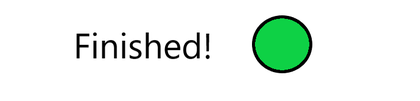
%> input picture finished.png, 420 x 101 px, shrunk from 710 x 171 before the run
$ octave --eval "result = Grey2Sobel(imread('finished.png'));"   (GNU Octave 9; MATLAB toolbox functions it lacks are replaced by stand-ins)
%> lines starting %> are read from the running program, lines starting %| are printed output that depends on the picture; in (x1, y1, x2, y2) boxes, pixels count from 0 and x2, y2 are one past the last pixel; in counts of white or black regions, pixels touching at a corner belong together; the program's own positions count from 1
### myErode.m
% Jan König (01007167)
function output = myErode(input)
% takes an image as input
% returns image eroded by a predefined structure element (se)
%
% e.g.: erodedImg = myErode(img);
%
% source: https://www.imageeprocessing.com/2012/09/image-erosion-without-using-matlab.html


% form of erosion (structure element)
se =[1 1 0];

% add padding (will be romoved later)
paddedImg = padarray(input,[0 1],1);

% create zero matrix of size input
output=false(size(input));


for i=1:size(paddedImg,1)
    for j=1:size(paddedImg,2)-2
        In=paddedImg(i,j:j+2);

        %Find the position of ones in the structuring element
        In1=find(se==1);

        %Check whether the elements in the window have the value one in the
        %same positions of the structuring element
        if(In(In1)==1)
        output(i,j)=1;
        end
    end
end
end

### Grey2Sobel.m
% Jan König (01007167)
function [sobelImage] = Grey2Sobel(greyImage)
% takes a greyscale image as input
% returns edges as detected by sobel filter
% output image will be eroded by myErode
%
% e.g.: sobelImg = Grey2Sobel(img);
%
% source: https://www.geeksforgeeks.org/matlab-image-edge-detection-using-sobel-operator-from-scratch/

% convert image to double
greyImage = double(greyImage);

% pre-allocate the output matrix with zeros
sobelImage = zeros(size(greyImage));

% create Masks
Mx = [-1 0 1; -2 0 2; -1 0 1];
My = [-1 -2 -1; 0 0 0; 1 2 1];

% iterate over image
for i = 1:size(greyImage, 1) - 2
    for j = 1:size(greyImage, 2) - 2

        % Gradient approximations
        Gx = sum(sum(Mx.*greyImage(i:i+2, j:j+2)));
        Gy = sum(sum(My.*greyImage(i:i+2, j:j+2)));

        % Calculate magnitude of vector
        sobelImage(i+1, j+1) = sqrt(Gx.^2 + Gy.^2);
    end
end
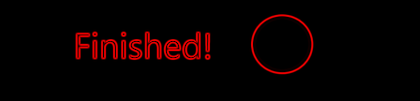
%> sobelImage: size 101x420x3 double; mean R, G, B 42.8, 0, 0; drawn with min black and max white

% convert double Image to uint8
sobelImage = uint8(sobelImage);
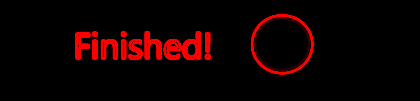
%> sobelImage: size 101x420x3 uint8; mean R, G, B 16.5, 0, 0

% thresholding on sobelImage
thresholdValue = 100; % varies between [0 255]
temp = max(sobelImage, thresholdValue);
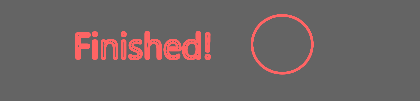
%> temp: size 101x420x3 uint8; mean R, G, B 109.1, 100, 100
temp(sobelImage == round(thresholdValue)) = 0;
%> temp: size 101x420x3 uint8; 0.01% of pixels changed, all inside (x1, y1, x2, y2) = (101, 39, 314, 75)
temp = im2bw(temp);
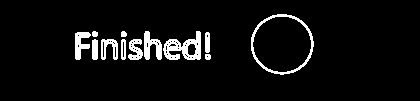
%> temp: size 101x420 logical; 5.8% white; 12 white regions, largest, box (x1, y1, x2, y2) and area: (163, 31, 201, 60) 568, (251, 14, 314, 75) 507, (144, 31, 162, 60) 301

% write temp to output image
sobelImage = temp;

% further erode image for smoother lines
sobelImage = myErode(sobelImage);
%> in myErode, `paddedImg = padarray(input,[0 1],1);`: paddedImg: size 101x422 logical; 6.2% white; 14 white regions, largest, box (x1, y1, x2, y2) and area: (164, 31, 202, 60) 568, (252, 14, 315, 75) 507, (145, 31, 163, 60) 301
%> after the loop in myErode, `for i=1:size(paddedImg,1)`:
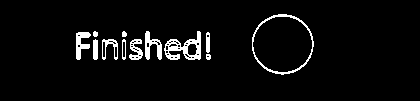
%> output: size 101x420 logical; 4.6% white; 12 white regions, largest, box (x1, y1, x2, y2) and area: (164, 31, 201, 60) 475, (252, 14, 314, 75) 391, (145, 31, 162, 60) 246
sobelImage = myErode(sobelImage);
%> in myErode (call 2), `paddedImg = padarray(input,[0 1],1);`:
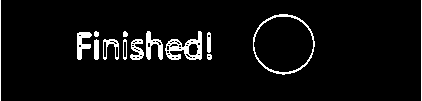
%> paddedImg: size 101x422 logical; 5% white; 14 white regions, largest, box (x1, y1, x2, y2) and area: (165, 31, 202, 60) 475, (253, 14, 315, 75) 391, (146, 31, 163, 60) 246
%> after the loop in myErode (call 2), `for i=1:size(paddedImg,1)`:
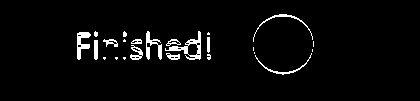
%> output: size 101x420 logical; 3.4% white; 24 white regions (12 under 20 px), largest, box (x1, y1, x2, y2) and area: (165, 31, 201, 60) 278, (77, 32, 91, 60) 197, (146, 31, 162, 60) 191
end
